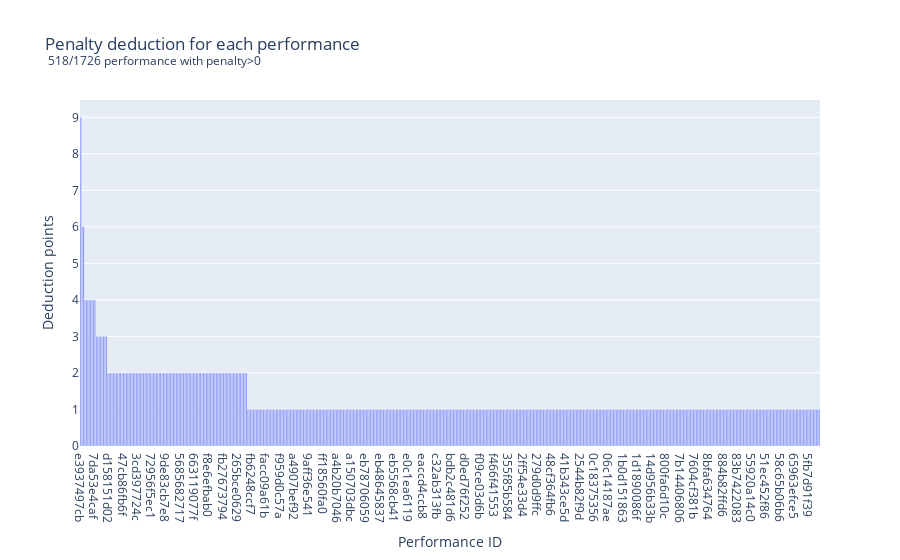

Notebook source saved alongside this figure:
### Code cell
import plotly.express as px
# Plot data
bar_df1 = px.bar(
    df1, x='performance_id', y='total_deductions', 
    title='Penalty deduction for each performance <br><sup> 518/1726 performance with penalty>0</sup>', 
    labels={'performance_id': 'Performance ID', 'total_deductions':'Deduction points'}
    )
bar_df1.show()
#e3937497cb is the first with 9 pts deduction

### Figure 1 — Plotly figure (JSON) as saved in the notebook; plotly's stock layout.template omitted (floating-point values rounded to 4 significant figures; data arrays with more than 128 entries replaced by an {"elided": "..."} marker saying what was removed)
{"data": [{"alignmentgroup": "True", "hovertemplate": "Performance ID=%{x}<br>Deduction points=%{y}<extra></extra>", "legendgroup": "", "marker": {"color": "#636efa", "pattern": {"shape": ""}}, "name": "", "offsetgroup": "", "orientation": "v", "showlegend": false, "textposition": "auto", "type": "bar", "x": {"elided": "518 str values"}, "xaxis": "x", "y": {"elided": "518 int values"}, "yaxis": "y"}], "layout": {"barmode": "relative", "legend": {"tracegroupgap": 0}, "title": {"text": "Penalty deduction for each performance <br><sup> 518/1726 performance with penalty>0</sup>"}, "xaxis": {"anchor": "y", "domain": [0, 1], "title": {"text": "Performance ID"}}, "yaxis": {"anchor": "x", "domain": [0, 1], "title": {"text": "Deduction points"}}}}
